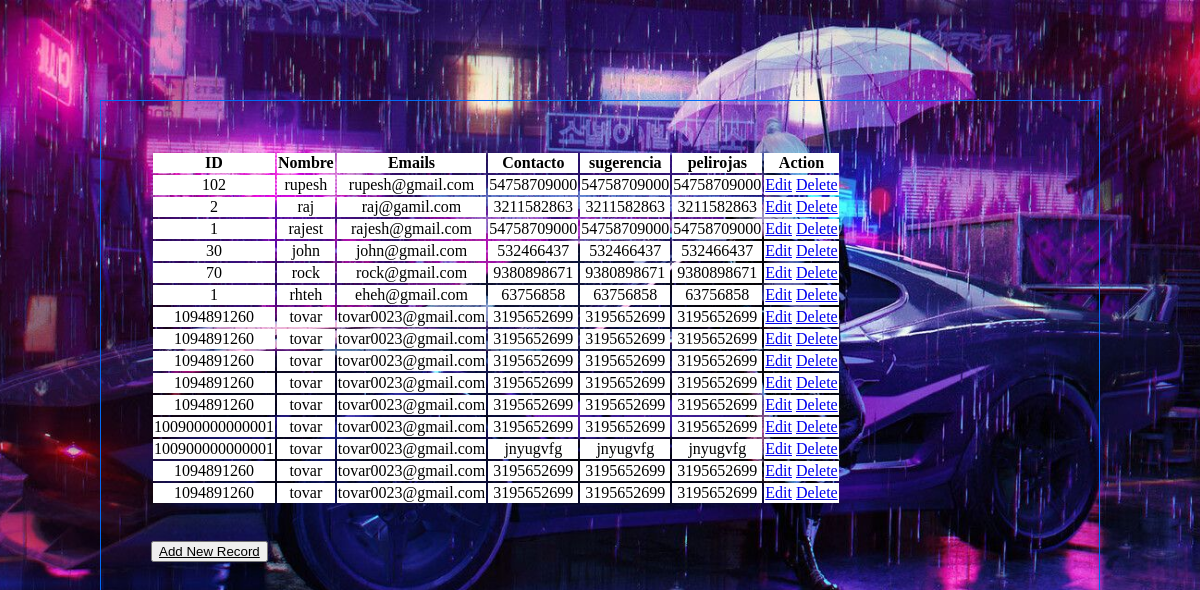
The page /show on the database its author committed.
### employee/models.py (models this page shows, shortened)
class Employee(models.Model):
    eid = models.CharField(max_length=20)
    ename = models.CharField(max_length=100)
    eemail = models.CharField(max_length=254)
    econtact = models.CharField(max_length=15)
    pelirojas = models.CharField(max_length=15)
    class Meta:
        db_table = "employee"

### employee/views.py (the view)
# urls.py: path('show',views.show),
def show(request):
    employees = Employee.objects.all()
    return render(request,"show.html",{'employees':employees})

### employee/templates/show.html (shortened to what this page needs)
<!DOCTYPE html>
<html lang="en">
<head>
    {% load static %}
    <link rel="stylesheet" href="{% static 'css/style2.css' %}">
</head>
<body class="todo">
    <table>
        <thead>
            <tr class="cuadro">
                <th>ID</th>
                <th>Nombre</th>
                <th>Emails</th>
                <th>Contacto</th>
                <th>sugerencia</th>
                <th>pelirojas</th>
                <th>Action</th>
            </tr>
        </thead>
        <tbody class="cuadro2">
            {% for employee in employees %}
            <tr>
                <td>{{ employee.eid }}</td>
                <td>{{employee.ename}}</td>
                <td>{{employee.eemail}}</td>
                <td>{{employee.econtact}}</td>
                <td>{{employee.econtact}}</td>
                <td>{{employee.econtact}}</td>                 <td>
                    <a href="/edit/{{ employee.id }}">Edit</a>
                    <a href="/delete/{{employee.id}}">Delete</a>
                </td>
            </tr>
            {% endfor %}
        </tbody>
    </table>
    <br>
    <br>
    <button><a style="color:rgb(0, 0, 0);" href="/emp">Add New Record</a></button>
</body>
</html>

### employee/static/css/style2.css (style rules this page uses)
body { background-image: url('../css/back.jpg'); background-size:cover; background-repeat: no-repeat; background-position: top center; margin: 100px; }
.todo { border: solid; border-color: rgb(0, 107, 247); border-width: 1px; padding: 50px; width: auto; }
.cuadro { margin: auto; max-width: 500px; padding: 20px; background-color: #ffffff; text-align: center; }
.cuadro2 { border: solid; margin: auto; max-width: 500px; padding: 20px; background-color: #ffffff; text-align: center; }

### rows shown on the page
Employee: eid "102", ename "rupesh", eemail "rupesh@gmail.com", econtact "54758709000"
Employee: eid "2", ename "raj", eemail "raj@gamil.com", econtact "3211582863"
Employee: eid "1", ename "rajest", eemail "rajesh@gmail.com", econtact "54758709000"
Employee: eid "30", ename "john", eemail "john@gmail.com", econtact "532466437"
Employee: eid "70", ename "rock", eemail "rock@gmail.com", econtact "9380898671"
Employee: eid "1", ename "rhteh", eemail "eheh@gmail.com", econtact "63756858"
Employee: eid "1094891260", ename "tovar", eemail "tovar0023@gmail.com", econtact "3195652699"
Employee: eid "1094891260", ename "tovar", eemail "tovar0023@gmail.com", econtact "3195652699"
Employee: eid "1094891260", ename "tovar", eemail "tovar0023@gmail.com", econtact "3195652699"
Employee: eid "1094891260", ename "tovar", eemail "tovar0023@gmail.com", econtact "3195652699"
Employee: eid "1094891260", ename "tovar", eemail "tovar0023@gmail.com", econtact "3195652699"
Employee: eid "100900000000001", ename "tovar", eemail "tovar0023@gmail.com", econtact "3195652699"
Employee: eid "100900000000001", ename "tovar", eemail "tovar0023@gmail.com", econtact "jnyugvfg"
Employee: eid "1094891260", ename "tovar", eemail "tovar0023@gmail.com", econtact "3195652699"
Employee: eid "1094891260", ename "tovar", eemail "tovar0023@gmail.com", econtact "3195652699"
